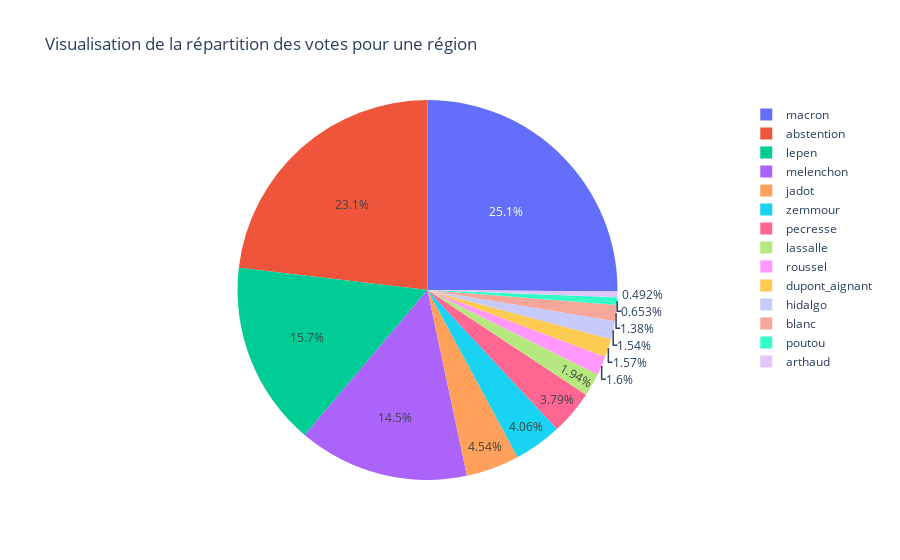

The notebook cell this image was saved under:
### Code cell
#Visualisation de la répartition des votes pour une région

code_région = 52 #Code de la région à étudier

labels = ['%Voix/Ins' + '_' + c for c in candidats]
labels.append('% Abs/Ins')
labels.append('% Blancs/Ins')
subdata = data.loc[data['Code de la région'] == code_région]
subdata = subdata[labels]
y = subdata.to_numpy()[0] #La somme des % devrait faire ~100

labels1 = candidats + ['abstention', 'blanc']
# fig, ax = plt.subplots(figsize = (8,8))
c = list(mcolors.TABLEAU_COLORS) + ['magenta', 'turquoise', 'yellow', 'lightgrey']
#ax.pie(y, labels=labels1, autopct='%1.1f%%', colors = c);

fig = px.pie(values=y, names=labels1, title='Visualisation de la répartition des votes pour une région')
fig.show()

### Figure 1 — Plotly figure (JSON) as saved in the notebook; plotly's stock layout.template omitted (floating-point values rounded to 4 significant figures)
{"data": [{"domain": {"x": [0, 1], "y": [0, 1]}, "hovertemplate": "label=%{label}<br>value=%{value}<extra></extra>", "labels": ["arthaud", "roussel", "macron", "lassalle", "lepen", "zemmour", "melenchon", "hidalgo", "jadot", "pecresse", "poutou", "dupont_aignant", "abstention", "blanc"], "legendgroup": "", "name": "", "showlegend": true, "type": "pie", "values": [0.49, 1.59, 24.99, 1.93, 15.6, 4.04, 14.44, 1.53, 4.52, 3.77, 0.65, 1.56, 23.02, 1.37]}], "layout": {"legend": {"tracegroupgap": 0}, "title": {"text": "Visualisation de la répartition des votes pour une région"}}}
